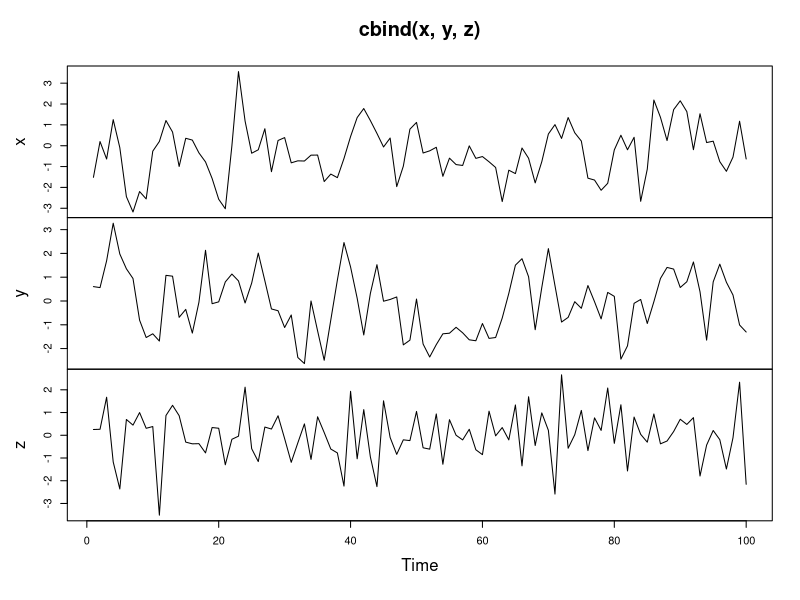
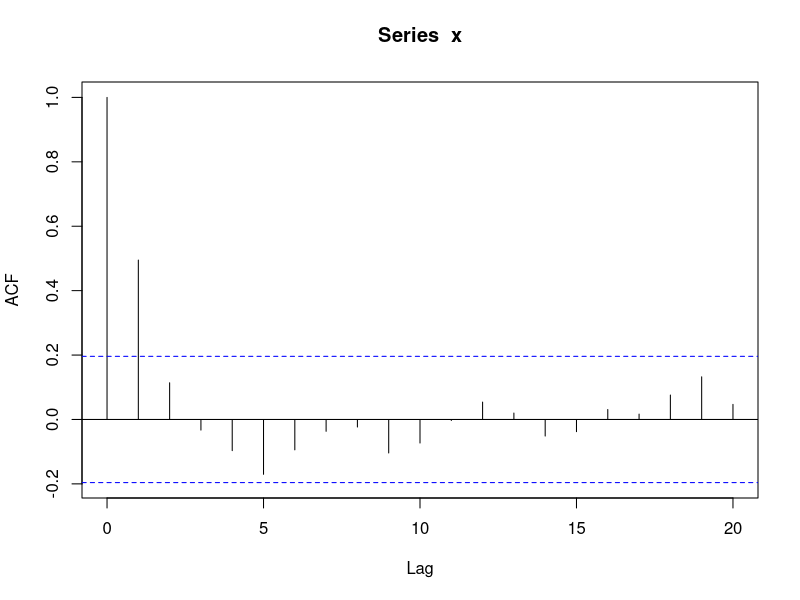
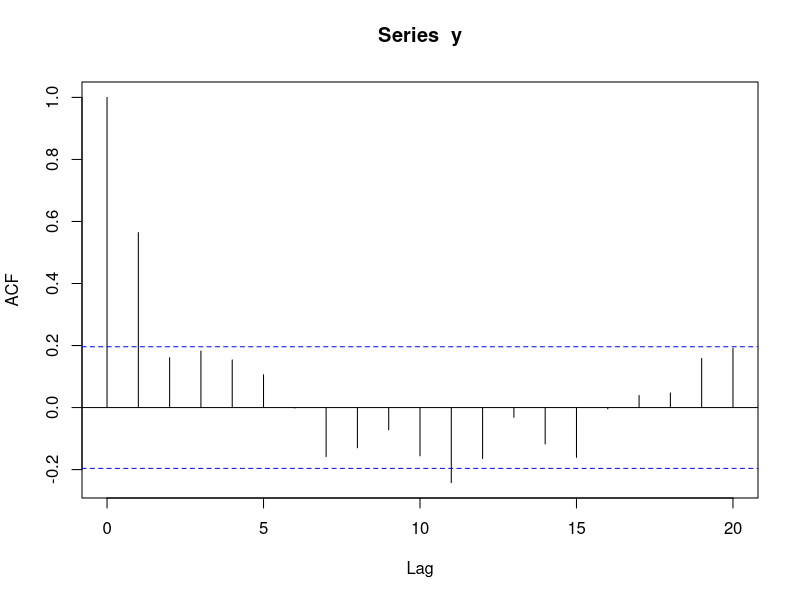
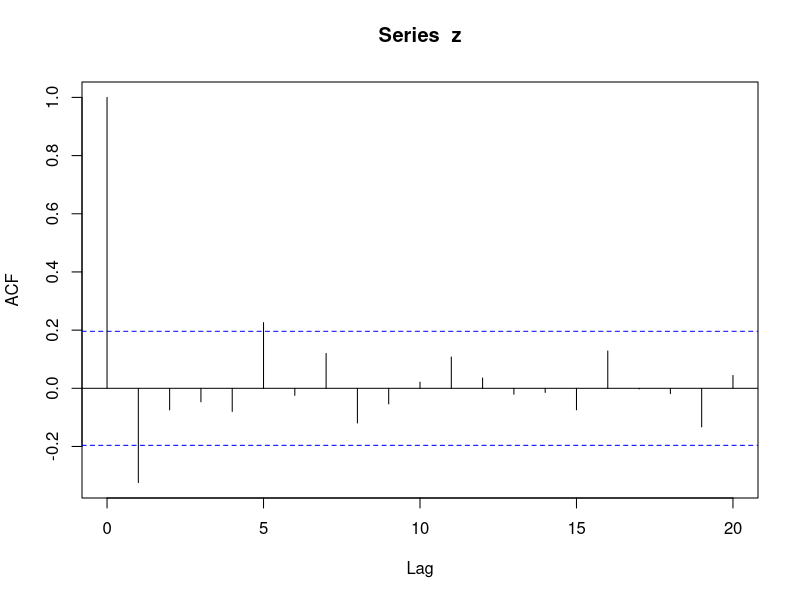

Here is the R script that generated these plots, in order: (Note: this script raises an error after producing the figures.)
# Time Series Analysis (Part 5)
# https://campus.datacamp.com/courses/introduction-to-time-series-analysis/a-simple-moving-average?ex=1


# The Simple Moving Average Model

# models with autocorrelation can be constructed from white noise
	# a weighted sum of current and previous noise is called a simple moving average process
	# there are many Moving Average (MA) processes
		# we'll focus on the simplest first order case
	# Today = Mean + Noise + Slope * (Yesterday's Noise)
	# or Yt = m + Et + B*(Et-1)
		# where Et or Noise is mean zero white noise
		# if the slope, or B, is zero, then this is simply a white noise process
			# then process Yt is autocorrelated
		# large values of B lead to greater autocorrelation
		# negative values of B result in oscillatory time series



# Simulate the Simple Moving Average Model

# MA model is used to account for very short-run autocorrelation 
	# where each observation is regressed on the previous innovation
	# like the AR model, the MA model includes the WN model as a special case

# we can use arima.sim() to simulate MA model
	# set argument to 'list(ma = theta)' where theta is the slope parameter 
		# slope parameter of the interval [-1,1]
	# the 'n' argument specifies the length of the series

# Generate MA model with slope 0.5
x <- arima.sim(model = list(ma = 0.5), n = 100)

# Generate MA model with slope 0.9
y <- arima.sim(model = list(ma = 0.9), n = 100)

# Generate MA model with slope -0.5
z <- arima.sim(model = list(ma = -0.5), n = 100)

# Plot all three models together
plot.ts(cbind( x, y, z))



# Estimate the Autocorrelation function (ACF) for a moving average

# you can use acf() to generate plots of the autocorrelation within MA data

# Calculate ACF for x
acf(x)

# Calculate ACF for y
acf(y)

# Calculate ACF for z
acf(z)



# MA Model Estimation and Forecasting

# applying MA processes to inflation data

data(Mishkin, package = "Ecdat")
inflation <- as.ts(Mishkin[, 1])
inflation_changes <- diff(inflation)
ts.plot(inflation) 
ts.plot(inflation_changes)

# understanding the inflation data
	# the observations in the inflation data wandered around
	# changes in the inflation rate were quickly mean reverting to 0

acf(inflation_changes, lag.max = 24)

# above we see a strong, negative autocorrelation at lag 1
	# while the autocorrelations at lags 2 through 24 are all near 0 
	# implying that the MA model may be a good fit for this model

MA_inflation_changes <- arima(inflation_changes, order = c(0,0,1))
print(MA_inflation_changes)

# above we set the 'order' argument to order = c(0, 0, 1) to indicate a first order MA model
	# summary saved in MA_inflation_changes
	# B or slope of the MA model is -0.7932
	# m or mean is 0.0010
	# sigma^2 of 8.882

ts.plot(inflation_changes)
MA_inflation_changes_fitted <- inflation_changes - residuals(MA_inflation_changes)
points(MA_inflation_changes_fitted, type = "l", col = "red", lty = 2)

# above we can see that the MA model explains a lot of the variation of the series

# forecasting
predict(MA_inflation_changes)
predict(MA_inflation_changes, n.ahead = 6)



# Estimate the Simple Moving Average Model

# Fit the MA model to x
arima(Nile, order = c(0, 0, 1))

# Paste the slope (ma1) estimate below
0.3783

# Paste the slope mean (intercept) estimate below
919.2433

# Paste the innovation variance (sigma^2) estimate below
23272

# Fit the MA model to Nile
MA <- arima(Nile, order = c(0, 0, 1))
print(MA)

# Plot Nile and MA_fit 
	# below resid() is used instead of residuals(), the two functions seem itentical
		# resid(MA) - residuals(MA) yielded a vector of 0's
ts.plot(Nile)
MA_fit <- Nile - resid(MA)
points(MA_fit, type = "l", col = 2, lty = 2)


# Simple Forecasts from an Estimated MA Model

# Make a 1-step forecast based on MA
predict_MA <- predict(MA)

# Obtain the 1-step forecast using $pred[1]
predict_MA$pred[1]

# Make a 1-step through 10-step forecast based on MA
predict_MA <- predict(MA, n.ahead = 10)

# Plot the Nile series plus the forecast and 95% prediction intervals
ts.plot(Nile, xlim = c(1871, 1980))
MA_forecasts <- predict(MA, n.ahead = 10)$pred
MA_forecast_se <- predict(MA, n.ahead = 10)$se
points(MA_forecasts, type = "l", col = 2)
points(MA_forecasts - 2*MA_forecast_se, type = "l", col = 2, lty = 2)
points(MA_forecasts + 2*MA_forecast_se, type = "l", col = 2, lty = 2)



# Compare the AR and MA Models

# AR and MA are similar in many ways
	# both have a mean zero white noise paramenter, with a varence parameter sigma^2
	# both have a mean parameter

# in the MA model
	# today's observations are regressed on yesterday's noise

# in the AR model
	# today's observations are regressed on yesterdays observation Yt(Yt-1)

# however, MA only has autocorrelation at one lag
	# while the AR function has autocorrelation at many lags




# MA vs MA models

# how can we determine whether an AR or MA model is more appropriate in practice?

# we use two different measure to determine model fit
	# the Akaike Information Criterion (AIC)
	# the Bayesian Information Criterion (BIC)

# AIC and BIC
	# mathmatically beyond this course
	# both indicators penalize models with more estimated paramenters 
		# to avoid overfitting
	# smaller values are preferred
	# all else being equal, a model that produces a lower AIC or BIC than another model is considered a better fit
	# in R these functions are:
		# AIC()
		# BIC()


# NOTE we want AR and MA and AR_fit and MA_fit to both be defined
	# to plot we will need AR_fit and MA_fit to see and compare the series
	# for AIC() and BIC() we neeed the AR and MA summaries

AR <- arima(Nile, order = c(1, 0, 0))
MA <- arima(Nile, order = c(0, 0, 1))

AR_fit <- Nile - resid(AR)
MA_fit <- Nile - resid(MA)

# Find correlation between AR_fit and MA_fit
cor(AR_fit, MA_fit)

# Find AIC of AR
AIC(AR)

# Find AIC of MA
AIC(MA)

# Find BIC of AR
BIC(AR)

# Find BIC of MA
BIC(MA)
